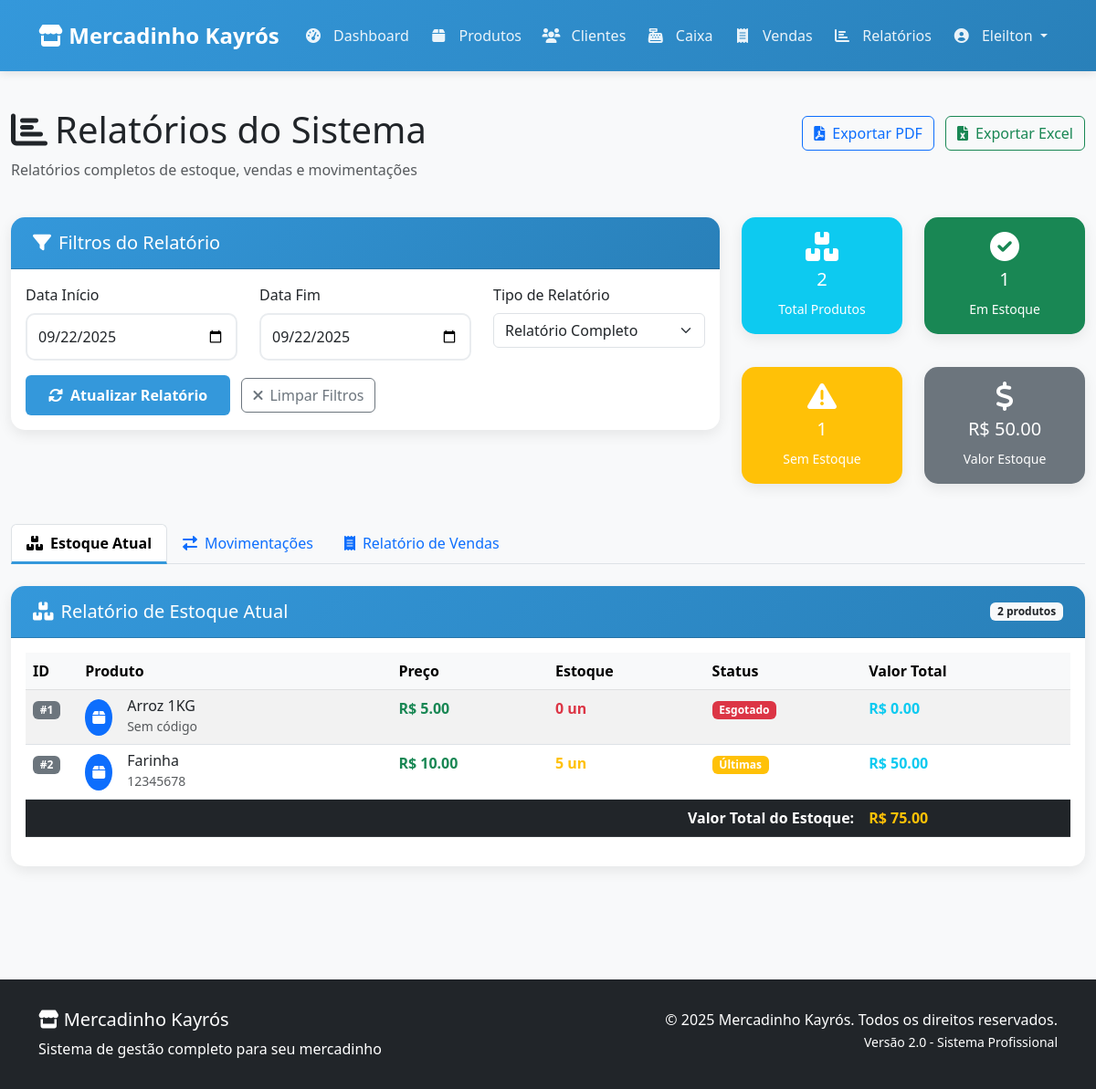
/relatorios (signed in), run on an earlier commit of the app's database.
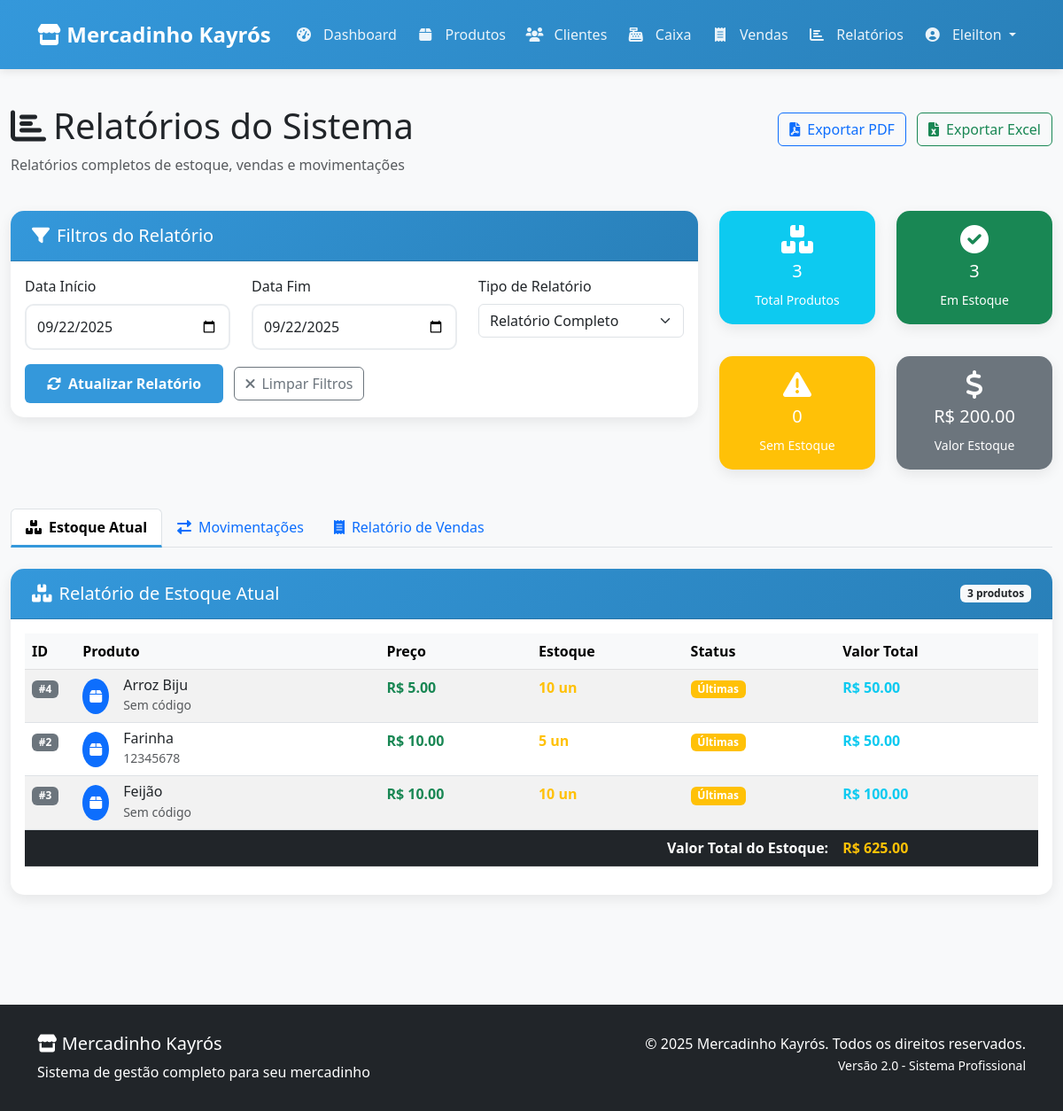
And on a later commit of the database.
### tables this page shows
CREATE TABLE usuarios (
        id INTEGER PRIMARY KEY AUTOINCREMENT,
        username TEXT NOT NULL UNIQUE,
        password_hash TEXT NOT NULL
    );

CREATE TABLE produtos (
        id INTEGER PRIMARY KEY AUTOINCREMENT,
        nome TEXT NOT NULL,
        preco REAL NOT NULL,
        quantidade INTEGER NOT NULL,
        codigo_barras TEXT UNIQUE
    );

### app.py (the view)
@app.route('/relatorios')
@login_required
def relatorios():
    try:
        relatorio_estoque = db.get_relatorio_estoque()
        relatorio_movimentacao = db.get_relatorio_movimentacao_estoque()
        estatisticas = db.get_estatisticas_gerais()
        return render_template('relatorios.html',
                             estoque=relatorio_estoque,
                             movimentacoes=relatorio_movimentacao,
                             estatisticas=estatisticas)
    except Exception as e:
        flash('Erro ao carregar relatórios.', 'danger')
        return render_template('relatorios.html', estoque=[], movimentacoes=[], estatisticas={})

### templates/relatorios.html (shortened to what this page needs)
{% extends "base.html" %}
{% block content %}
<div class="container-fluid py-4">
    <div class="row mb-4">
        <div class="col-12">
            <div class="d-flex justify-content-between align-items-center">
                <h1><i class="fas fa-chart-bar me-2"></i>Relatórios do Sistema</h1>
                <div>
                    <button class="btn btn-outline-primary me-2" id="btn-exportar-pdf">
                        <i class="fas fa-file-pdf me-2"></i>Exportar PDF
                    </button>
                    <button class="btn btn-outline-success" id="btn-exportar-excel">
                        <i class="fas fa-file-excel me-2"></i>Exportar Excel
                    </button>
                </div>
            </div>
            <p class="text-muted">Relatórios completos de estoque, vendas e movimentações</p>
        </div>
    </div>
    <div class="row mb-4">
        <div class="col-md-8">
            <div class="card">
                <div class="card-header bg-primary text-white">
                    <h5 class="mb-0"><i class="fas fa-filter me-2"></i>Filtros do Relatório</h5>
                </div>
                <div class="card-body">
                    <div class="row">
                        <div class="col-md-4">
                            <label for="data-inicio" class="form-label">Data Início</label>
                            <input type="date" class="form-control" id="data-inicio" value="{{ hoje }}">
                        </div>
                        <div class="col-md-4">
                            <label for="data-fim" class="form-label">Data Fim</label>
                            <input type="date" class="form-control" id="data-fim" value="{{ hoje }}">
                        </div>
                        <div class="col-md-4">
                            <label for="tipo-relatorio" class="form-label">Tipo de Relatório</label>
                            <select class="form-select" id="tipo-relatorio">
                                <option value="completo">Relatório Completo</option>
                            </select>
                        </div>
                    </div>
                    <div class="row mt-3">
                        <div class="col-12">
                            <button class="btn btn-primary me-2" id="btn-gerar-relatorio">
                                <i class="fas fa-sync-alt me-2"></i>Atualizar Relatório
                            </button>
                            <button class="btn btn-outline-secondary" id="btn-limpar-filtros">
                                <i class="fas fa-times me-2"></i>Limpar Filtros
                            </button>
                        </div>
                    </div>
                </div>
            </div>
        </div>
        <div class="col-md-4">
            <div class="row">
                <div class="col-6 mb-3">
                    <div class="card bg-info text-white">
                        <div class="card-body text-center py-3">
                            <i class="fas fa-boxes fa-2x mb-2"></i>
                            <h5>{{ estatisticas.total_produtos or estoque|length }}</h5>
                            <small>Total Produtos</small>
                        </div>
                    </div>
                </div>
                <div class="col-6 mb-3">
                    <div class="card bg-success text-white">
                        <div class="card-body text-center py-3">
                            <i class="fas fa-check-circle fa-2x mb-2"></i>
                            <h5>{{ estatisticas.produtos_estoque or (estoque|selectattr('quantidade', 'gt', 0)|list|length) }}</h5>
                            <small>Em Estoque</small>
                        </div>
                    </div>
                </div>
                <div class="col-6">
                    <div class="card bg-warning text-white">
                        <div class="card-body text-center py-3">
                            <i class="fas fa-exclamation-triangle fa-2x mb-2"></i>
                            <h5>{{ estatisticas.produtos_sem_estoque or (estoque|selectattr('quantidade', 'le', 0)|list|length) }}</h5>
                            <small>Sem Estoque</small>
                        </div>
                    </div>
                </div>
                <div class="col-6">
                    <div class="card bg-secondary text-white">
                        <div class="card-body text-center py-3">
                            <i class="fas fa-dollar-sign fa-2x mb-2"></i>
                            <h5>R$ {{ "%.2f"|format(estatisticas.valor_estoque or 0) }}</h5>
                            <small>Valor Estoque</small>
                        </div>
                    </div>
                </div>
            </div>
        </div>
    </div>
    <ul class="nav nav-tabs mb-4" id="relatoriosTabs" role="tablist">
        <li class="nav-item" role="presentation">
            <button class="nav-link active" id="estoque-tab" data-bs-toggle="tab" data-bs-target="#estoque" type="button" role="tab">
                <i class="fas fa-boxes me-2"></i>Estoque Atual
            </button>
        </li>
        <li class="nav-item" role="presentation">
            <button class="nav-link" id="movimentacoes-tab" data-bs-toggle="tab" data-bs-target="#movimentacoes" type="button" role="tab">
                <i class="fas fa-exchange-alt me-2"></i>Movimentações
            </button>
        </li>
        <li class="nav-item" role="presentation">
            <button class="nav-link" id="vendas-tab" data-bs-toggle="tab" data-bs-target="#vendas" type="button" role="tab">
                <i class="fas fa-receipt me-2"></i>Relatório de Vendas
            </button>
        </li>
    </ul>
    <div class="tab-content" id="relatoriosContent">
        <div class="tab-pane fade show active" id="estoque" role="tabpanel">
            <div class="card">
                <div class="card-header bg-success text-white d-flex justify-content-between align-items-center">
                    <h5 class="mb-0"><i class="fas fa-boxes me-2"></i>Relatório de Estoque Atual</h5>
                    <span class="badge bg-light text-dark">{{ estoque|length }} produtos</span>
                </div>
                <div class="card-body">
                    {% if estoque %}
                    <div class="table-responsive">
                        <table class="table table-hover table-striped" id="tabela-estoque">
                            <thead class="table-light">
                                <tr>
                                    <th width="5%">ID</th>
                                    <th width="30%">Produto</th>
                                    <th width="15%">Preço</th>
                                    <th width="15%">Estoque</th>
                                    <th width="15%">Status</th>
                                    <th width="20%">Valor Total</th>
                                </tr>
                            </thead>
                            <tbody>
                                {% for produto in estoque %}
                                <tr>
                                    <td><span class="badge bg-secondary">#{{ produto.id }}</span></td>
                                    <td>
                                        <div class="d-flex align-items-center">
                                            <div class="bg-primary rounded-circle text-white p-2 me-3">
                                                <i class="fas fa-box"></i>
                                            </div>
                                            <div>
                                                <h6 class="mb-0">{{ produto.nome }}</h6>
                                                <small class="text-muted">{{ produto.codigo_barras or 'Sem código' }}</small>
                                            </div>
                                        </div>
                                    </td>
                                    <td class="fw-bold text-success">R$ {{ "%.2f"|format(produto.preco) }}</td>
                                    <td>
                                        <span class="fw-bold {% if produto.quantidade > 10 %}text-success{% elif produto.quantidade > 0 %}text-warning{% else %}text-danger{% endif %}">
                                            {{ produto.quantidade }} un
                                        </span>
                                    </td>
                                    <td>
                                        {% if produto.quantidade > 10 %}
                                        <span class="badge bg-success">Disponível</span>
                                        {% elif produto.quantidade > 0 %}
                                        <span class="badge bg-warning">Últimas</span>
                                        {% else %}
                                        <span class="badge bg-danger">Esgotado</span>
                                        {% endif %}
                                    </td>
                                    <td class="fw-bold text-info">R$ {{ "%.2f"|format(produto.preco * produto.quantidade) }}</td>
                                </tr>
                                {% endfor %}
                            </tbody>
                            <tfoot class="table-dark">
                                <tr>
                                    <td colspan="5" class="text-end"><strong>Valor Total do Estoque:</strong></td>
                                    <td class="fw-bold text-warning">R$ {{ "%.2f"|format(estoque|sum(attribute='preco') * estoque|sum(attribute='quantidade')) }}</td>
                                </tr>
                            </tfoot>
                        </table>
                    </div>
                    {% else %}
                    <div class="text-center py-5">
                        <i class="fas fa-box-open fa-4x text-muted mb-3"></i>
                        <h4 class="text-muted">Nenhum produto cadastrado</h4>
                        <p class="text-muted">Não há produtos para exibir no relatório de estoque.</p>
                    </div>
                    {% endif %}
                </div>
            </div>
        </div>
    </div>
</div>
{% endblock %}

### templates/base.html (shortened to what this page needs)
<!DOCTYPE html>
<html lang="pt-br">
<head>
    <link href="https://cdn.jsdelivr.net/npm/bootstrap@5.3.0/dist/css/bootstrap.min.css" rel="stylesheet">
    <link href="https://cdnjs.cloudflare.com/ajax/libs/font-awesome/6.0.0/css/all.min.css" rel="stylesheet">
</head>
<body>
    <nav class="navbar navbar-expand-lg navbar-dark">
        <div class="container">
            <a class="navbar-brand" href="{{ url_for('dashboard') }}">
                <i class="fas fa-store"></i> Mercadinho Kayrós
            </a>
            <div class="collapse navbar-collapse" id="navbarNav">
                <ul class="navbar-nav me-auto">
                    <li class="nav-item">
                        <a class="nav-link" href="{{ url_for('dashboard') }}">
                            <i class="fas fa-tachometer-alt"></i> Dashboard
                        </a>
                    </li>
                    <li class="nav-item">
                        <a class="nav-link" href="{{ url_for('produtos') }}">
                            <i class="fas fa-box"></i> Produtos
                        </a>
                    </li>
                    <li class="nav-item">
                        <a class="nav-link" href="{{ url_for('clientes') }}">
                            <i class="fas fa-users"></i> Clientes
                        </a>
                    </li>
                    <li class="nav-item">
                        <a class="nav-link" href="{{ url_for('caixa') }}">
                            <i class="fas fa-cash-register"></i> Caixa
                        </a>
                    </li>
                    <li class="nav-item">
                        <a class="nav-link" href="{{ url_for('vendas') }}">
                            <i class="fas fa-receipt"></i> Vendas
                        </a>
                    </li>
                    <li class="nav-item">
                        <a class="nav-link" href="{{ url_for('relatorios') }}">
                            <i class="fas fa-chart-bar"></i> Relatórios
                        </a>
                    </li>
                </ul>
                <ul class="navbar-nav">
                    {% if current_user.is_authenticated %}
                    <li class="nav-item dropdown">
                        <a class="nav-link dropdown-toggle" href="#" id="navbarDropdown" role="button" data-bs-toggle="dropdown">
                            <i class="fas fa-user-circle"></i> {{ current_user.username }}
                        </a>
                    </li>
                    {% else %}
                    <li class="nav-item">
                        <a class="nav-link" href="{{ url_for('login') }}">
                            <i class="fas fa-sign-in-alt"></i> Login
                        </a>
                    </li>
                    {% endif %}
                </ul>
            </div>
        </div>
    </nav>
    <main>
        {% block content %}{% endblock %}
    </main>
    <footer class="bg-dark text-white mt-5">
        <div class="container">
            <div class="row">
                <div class="col-md-6">
                    <h5><i class="fas fa-store"></i> Mercadinho Kayrós</h5>
                    <p class="mb-0">Sistema de gestão completo para seu mercadinho</p>
                </div>
                <div class="col-md-6 text-md-end">
                    <p class="mb-0">&copy; {{ current_year }} Mercadinho Kayrós. Todos os direitos reservados.</p>
                    <small>Versão 2.0 - Sistema Profissional</small>
                </div>
            </div>
        </div>
    </footer>
</body>
</html>

What changed in the data, as far as the page shows it:
removed produtos: id "1", nome "Arroz 1KG", codigo_barras "Sem código", preco "5.00", quantidade "0", shows "Esgotado", produto.preco*produto.quantidade "0.00"
added produtos: id "4", nome "Arroz Biju", codigo_barras "Sem código", preco "5.00", quantidade "10", shows "Últimas", produto.preco*produto.quantidade "50.00"
added produtos: id "3", nome "Feijão", codigo_barras "Sem código", preco "10.00", quantidade "10", shows "Últimas", produto.preco*produto.quantidade "100.00"
Also different on the page:
{{ estatisticas.total_produtos or estoque|length }}: "2" → "3"
{{ "%.2f"|format(estatisticas.valor_estoque or 0) }}: "50.00" → "200.00"
{{ estoque|length }}: "2" → "3"
text no longer shown: "1 1 75.00"
text now shown: "3 0 625.00"
